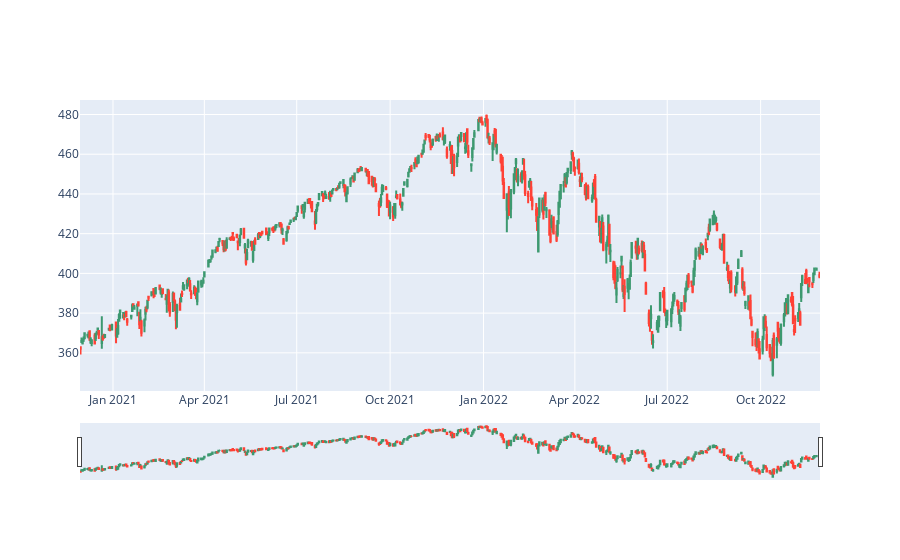

The notebook cell this image was saved under:
### Markdown cell above
Candlestick graph with interactive slider and hover

### Code cell
fig = go.Figure(data=[go.Candlestick(x=spy_df['Date'],
                open=spy_df['Open'],
                high=spy_df['High'],
                low=spy_df['Low'],
                close=spy_df['Close'])])

fig.show()

### Figure 1 — Plotly figure (JSON) as saved in the notebook; plotly's stock layout.template omitted (floating-point values rounded to 4 significant figures; data arrays with more than 128 entries replaced by an {"elided": "..."} marker saying what was removed)
{"data": [{"close": {"elided": "503 float values"}, "high": {"elided": "503 float values"}, "low": {"elided": "503 float values"}, "open": {"elided": "503 float values"}, "type": "candlestick", "x": {"elided": "503 str values"}}], "layout": {}}
